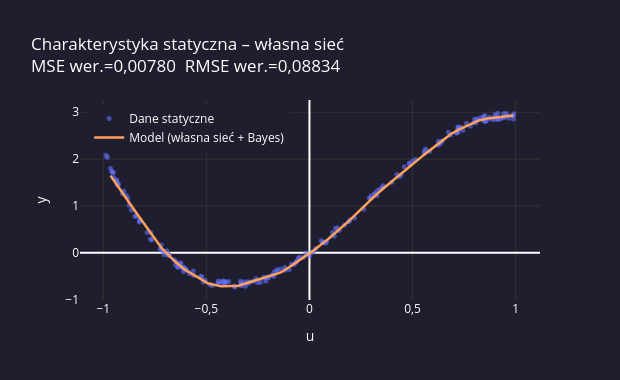

Write notebook code for a chart like this one.
### Markdown cell above
---
### 4c. Charakterystyka statyczna – porównanie z danymi

### Code cell
import plotly.graph_objects as go

# Gęsta siatka u do rysowania krzywej modelu
u_plot  = np.linspace(u_ucz.min(), u_ucz.max(), 300)
X_plot  = norm_u(u_plot).reshape(-1, 1)
y_hat_n = own_trainer.model._forward(X_plot).flatten()
y_hat   = denorm_y(y_hat_n)

# MSE na zbiorze weryfikującym (w oryginalnej skali)
y_hat_wer = denorm_y(own_trainer.model._forward(X_val_own).flatten())
mse_wer   = float(np.mean((y_hat_wer - y_wer) ** 2))
rmse_wer  = float(np.sqrt(mse_wer))

def _fl(x, d=5):
    return f'{x:.{d}f}'.replace('.', ',')

fig = go.Figure()
fig.add_trace(go.Scatter(
    x=dane_own.u, y=dane_own.y,
    mode='markers', name='Dane statyczne',
    marker=dict(color='#636EFA', size=5, opacity=0.6),
))
fig.add_trace(go.Scatter(
    x=u_plot, y=y_hat,
    mode='lines', name='Model (własna sieć + Bayes)',
    line=dict(color='#FFA15A', width=2.5),
))
fig.update_layout(
    title=f'Charakterystyka statyczna – własna sieć<br>'
          f'MSE wer.={_fl(mse_wer)}  RMSE wer.={_fl(rmse_wer)}',
    xaxis_title='u', yaxis_title='y',
    xaxis=dict(gridcolor='#333'), yaxis=dict(gridcolor='#333'),
    plot_bgcolor='#1e1e2e', paper_bgcolor='#1e1e2e',
    font=dict(color='white'), height=380, width=620,
    legend=dict(x=0.02, y=0.98),
    separators=', ',
)
fig.show()

display(Markdown(
    f"**Val MSE (oryg. skala):** {_fl(mse_wer, 6)}   |   "
    f"**Val RMSE:** {_fl(rmse_wer, 6)}   |   "
    f"**Architektura:** {' → '.join(str(s) for s in own_sizes)}"
))

### Figure 1 — Plotly figure (JSON) as saved in the notebook; plotly's stock layout.template omitted (floating-point values rounded to 4 significant figures; data arrays with more than 128 entries replaced by an {"elided": "..."} marker saying what was removed)
{"data": [{"marker": {"color": "#636EFA", "opacity": 0.6, "size": 5}, "mode": "markers", "name": "Dane statyczne", "type": "scatter", "x": {"elided": "200 float values"}, "y": {"elided": "200 float values"}}, {"line": {"color": "#FFA15A", "width": 2.5}, "mode": "lines", "name": "Model (własna sieć + Bayes)", "type": "scatter", "x": {"elided": "300 float values"}, "y": {"elided": "300 float values"}}], "layout": {"font": {"color": "white"}, "height": 380, "legend": {"x": 0.02, "y": 0.98}, "paper_bgcolor": "#1e1e2e", "plot_bgcolor": "#1e1e2e", "separators": ", ", "title": {"text": "Charakterystyka statyczna – własna sieć<br>MSE wer.=0,00780  RMSE wer.=0,08834"}, "width": 620, "xaxis": {"gridcolor": "#333", "title": {"text": "u"}}, "yaxis": {"gridcolor": "#333", "title": {"text": "y"}}}}
